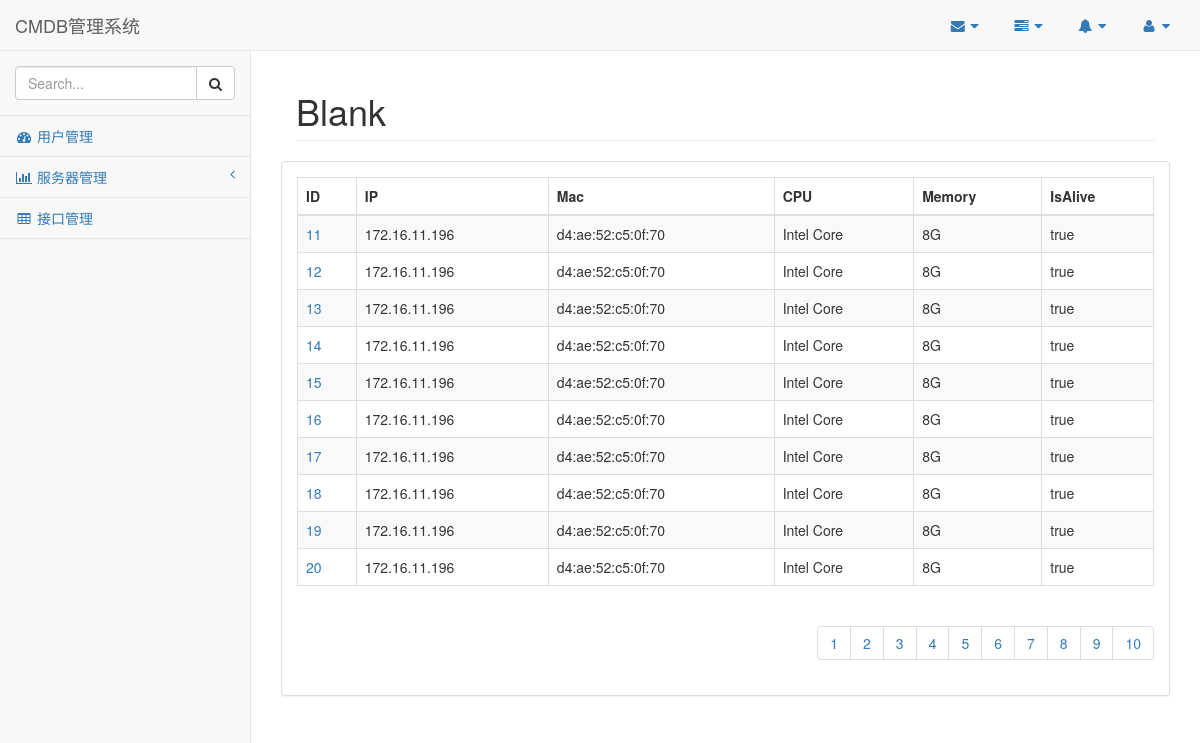
Screenshot of /server/2/ with the database file from the repository.
### Service/models.py (models this page shows)
class Service(models.Model):
    ip = models.CharField(max_length = 32,verbose_name = "服务器ip")
    mac = models.CharField(max_length = 32,verbose_name = "服务器物理地址")
    cpu = models.CharField(max_length = 32,verbose_name = "服务器CPU")
    memory = models.CharField(max_length = 32,verbose_name = "服务器内存")
    disk = models.CharField(max_length = 32,verbose_name = "服务器磁盘")
    isalive = models.CharField(max_length = 32,verbose_name = "服务器状态")

### Service/views.py (the view)
# urls.py: url(r'^server/', include('Service.urls')),
def server(request, page = 1):
	allData = Service.objects.all()
	pager = Paginator(allData, 10)
	cur_page = pager.page(int(page))
	return render(request, "ServerList.html",{"pageData":cur_page,"page_range":pager.page_range})

### template/ServerList.html (shortened to what this page needs)
{% extends 'base.html' %}
{% block content %}
<div class="row">
	<div class="col-lg-12">
		<div class="panel panel-default">
			<div class="panel-body">
				<table width="100%" class="table table-striped table-bordered table-hover" id="dataTables-example">
					<thead>
						<tr>
							<th>ID</th>
							<th>IP</th>
							<th>Mac</th>
							<th>CPU</th>
							<th>Memory</th>
							<th>IsAlive</th>
						</tr>
					</thead>
					<tbody>
						{%  for data in pageData %}
							<tr class="odd gradeX">
								<td><a href="?page={{data.id}}">{{data.id}}</a></td>
								<td>{{data.ip}}</td>
								<td>{{data.mac}}</td>
								<td>{{data.cpu}}</td>
								<td>{{data.memory}}</td>
								<td>{{data.isalive}}</td>
							</tr>
						{% endfor %}
					</tbody>
				</table>
				        <ul class = "pagination pull-right">
                            {% for page in page_range %}
                                <li>
                                    <a href = "/server/{{ page }}/">{{ page }}</a>
                                </li>
                            {% endfor %}
                        </ul>
			</div>
		</div>
	</div>
</div>
{% endblock %}

### rows the page displays
Service: id "11", ip "172.16.11.196", mac "d4:ae:52:c5:0f:70", cpu "Intel Core", memory "8G", isalive "true"
Service: id "12", ip "172.16.11.196", mac "d4:ae:52:c5:0f:70", cpu "Intel Core", memory "8G", isalive "true"
Service: id "13", ip "172.16.11.196", mac "d4:ae:52:c5:0f:70", cpu "Intel Core", memory "8G", isalive "true"
Service: id "14", ip "172.16.11.196", mac "d4:ae:52:c5:0f:70", cpu "Intel Core", memory "8G", isalive "true"
Service: id "15", ip "172.16.11.196", mac "d4:ae:52:c5:0f:70", cpu "Intel Core", memory "8G", isalive "true"
Service: id "16", ip "172.16.11.196", mac "d4:ae:52:c5:0f:70", cpu "Intel Core", memory "8G", isalive "true"
Service: id "17", ip "172.16.11.196", mac "d4:ae:52:c5:0f:70", cpu "Intel Core", memory "8G", isalive "true"
Service: id "18", ip "172.16.11.196", mac "d4:ae:52:c5:0f:70", cpu "Intel Core", memory "8G", isalive "true"
Service: id "19", ip "172.16.11.196", mac "d4:ae:52:c5:0f:70", cpu "Intel Core", memory "8G", isalive "true"
Service: id "20", ip "172.16.11.196", mac "d4:ae:52:c5:0f:70", cpu "Intel Core", memory "8G", isalive "true"

### other values shown
{{ page }} "1" "2" "3" "4" "5" "6" "7" "8" "9" "10"
